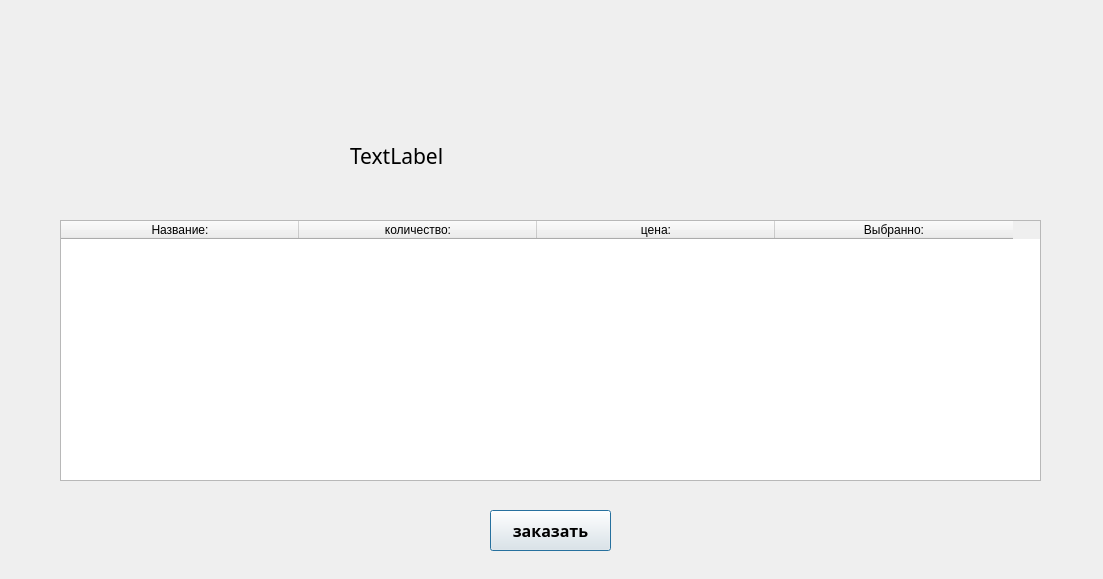
<?xml version="1.0" encoding="UTF-8"?>
<ui version="4.0">
 <class>shop</class>
 <widget class="QDialog" name="shop">
  <property name="geometry">
   <rect>
    <x>0</x>
    <y>0</y>
    <width>1103</width>
    <height>579</height>
   </rect>
  </property>
  <property name="windowTitle">
   <string>Dialog</string>
  </property>
  <widget class="QTableWidget" name="MyCuteBase">
   <property name="geometry">
    <rect>
     <x>60</x>
     <y>220</y>
     <width>981</width>
     <height>261</height>
    </rect>
   </property>
   <property name="minimumSize">
    <size>
     <width>741</width>
     <height>261</height>
    </size>
   </property>
   <attribute name="horizontalHeaderMinimumSectionSize">
    <number>30</number>
   </attribute>
   <attribute name="horizontalHeaderDefaultSectionSize">
    <number>238</number>
   </attribute>
   <attribute name="horizontalHeaderShowSortIndicator" stdset="0">
    <bool>false</bool>
   </attribute>
   <attribute name="horizontalHeaderStretchLastSection">
    <bool>false</bool>
   </attribute>
   <attribute name="verticalHeaderCascadingSectionResizes">
    <bool>false</bool>
   </attribute>
   <attribute name="verticalHeaderShowSortIndicator" stdset="0">
    <bool>false</bool>
   </attribute>
   <attribute name="verticalHeaderStretchLastSection">
    <bool>false</bool>
   </attribute>
   <column>
    <property name="text">
     <string>Название:</string>
    </property>
   </column>
   <column>
    <property name="text">
     <string>количество:</string>
    </property>
   </column>
   <column>
    <property name="text">
     <string>цена:</string>
    </property>
   </column>
   <column>
    <property name="text">
     <string>Выбранно:</string>
    </property>
   </column>
  </widget>
  <widget class="QPushButton" name="pushButton">
   <property name="geometry">
    <rect>
     <x>490</x>
     <y>510</y>
     <width>121</width>
     <height>41</height>
    </rect>
   </property>
   <property name="font">
    <font>
     <family>Segoe UI Black</family>
     <pointsize>12</pointsize>
     <weight>75</weight>
     <bold>true</bold>
    </font>
   </property>
   <property name="text">
    <string>заказать</string>
   </property>
  </widget>
  <widget class="QLabel" name="label">
   <property name="geometry">
    <rect>
     <x>350</x>
     <y>120</y>
     <width>171</width>
     <height>71</height>
    </rect>
   </property>
   <property name="font">
    <font>
     <family>Papyrus</family>
     <pointsize>16</pointsize>
    </font>
   </property>
   <property name="text">
    <string>TextLabel</string>
   </property>
  </widget>
 </widget>
 <resources/>
 <connections/>
</ui>
